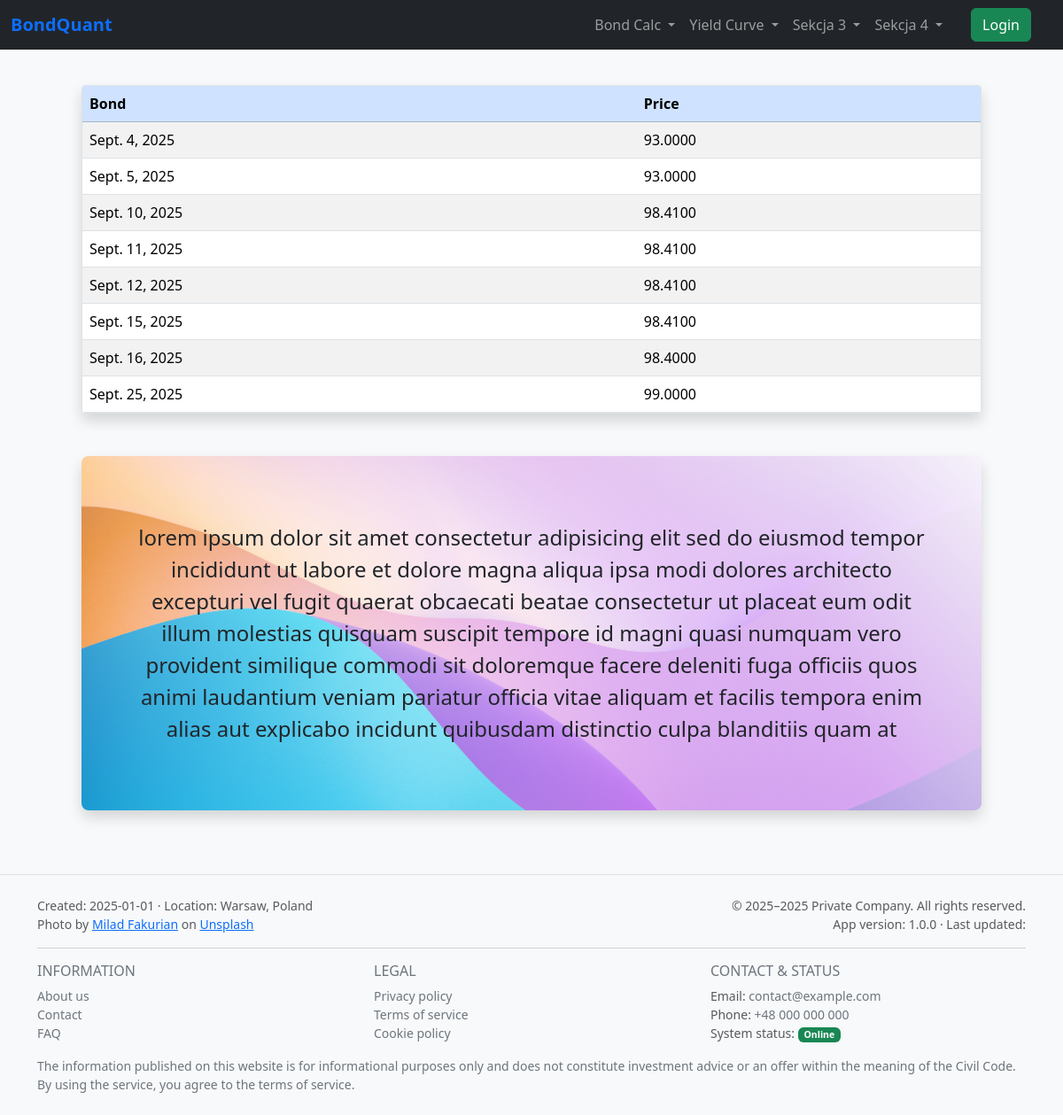
The page /bonds/list-prices/4/ on the database its author committed.
### bonds/models.py (models this page shows, shortened)
class BondPrice(models.Model):
    calendar = ql.Poland()
    settlement_days = '2D'
    settlement_date = calendar.advance(ql.Date.todaysDate(), ql.Period(settlement_days)).ISO()
    bond = models.ForeignKey(Bond, on_delete=models.CASCADE, related_name='prices')
    price = models.DecimalField(max_digits=10, decimal_places=4)
    date = models.DateField(default=settlement_date)
    class Meta:
        ordering = ['date']
        unique_together = ('price', 'date')

### bonds/views.py (the view)
# urls.py: path('list-prices/<int:pk>/', BondPriceListView.as_view(), name='list_bond_prices'),
class BondPriceListView(ListView):
    model = BondPrice
    context_object_name = 'bond_prices'
    template_name = 'bonds/list_bond_prices.html'
    def get_context_data(self, *args, **kwargs):
        context = super().get_context_data(**kwargs)
        return context
    def get_queryset(self):
        bond_pk = self.kwargs.get('pk')
        return BondPrice.objects.filter(bond_id=bond_pk)

### bonds/templates/bonds/list_bond_prices.html (shortened to what this page needs)
{% extends 'base.html' %}
{% load static %}
{% block content %}
    <div class="overflow-hidden rounded-1 border shadow">
            <table class="table table-striped table-hover mb-0">
            <thead>
            <tr class="table-primary">
                <th>Bond</th>
                <th>Price</th>
            </tr>
        </thead>
        {% for obj in bond_prices %}
            <tr>
                <td>{{ obj.date }}</td>
                <td>{{ obj.price }}</td>
            </tr>
        {% endfor %}
        </table>
    </div>
{% endblock %}

### static/styles.css (style rules this page uses)
body { background-color: #f0f0f0; }

### rows shown on the page
BondPrice: date "Sept. 4, 2025", price "93.0000"
BondPrice: date "Sept. 5, 2025", price "93.0000"
BondPrice: date "Sept. 10, 2025", price "98.4100"
BondPrice: date "Sept. 11, 2025", price "98.4100"
BondPrice: date "Sept. 12, 2025", price "98.4100"
BondPrice: date "Sept. 15, 2025", price "98.4100"
BondPrice: date "Sept. 16, 2025", price "98.4000"
BondPrice: date "Sept. 25, 2025", price "99.0000"

### other values the page prints
{{ site_city|default:"Warsaw" }} "Warsaw"
{{ site_country|default:"Poland" }} "Poland"
{{ app_version|default:"1.0.0" }} "1.0.0"
